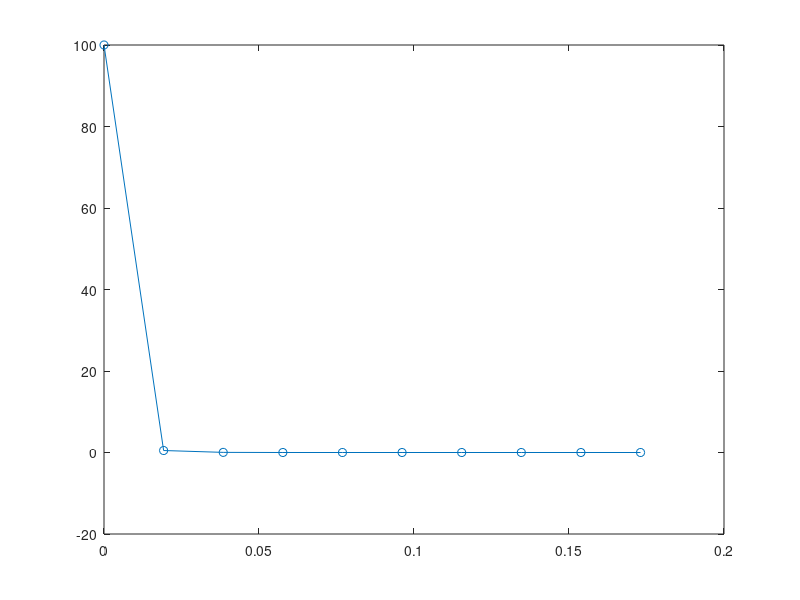

MATLAB code for this plot:
close all; clear all;

% n = 100;
% dt = 0.01;
% t = 0:dt:1;
% x = randn(n, 1/dt);
% y = [zeros(n,1), 0.2*x*sqrt(dt)];
% y = cumsum(y,2);
% plot(t,y)

mu = 0.15; sigma = 0.3;
dt = 1/52; S_0 = 100;
t = 0:dt:1;
n = size(t);
x = randn(1, n(2)-1);
y = [S_0*ones(1,1), (mu*dt+1)*sigma*sqrt(dt)*x];
y = cumprod(y,2);
plot(t(1:10), y(1:10), 'o-');